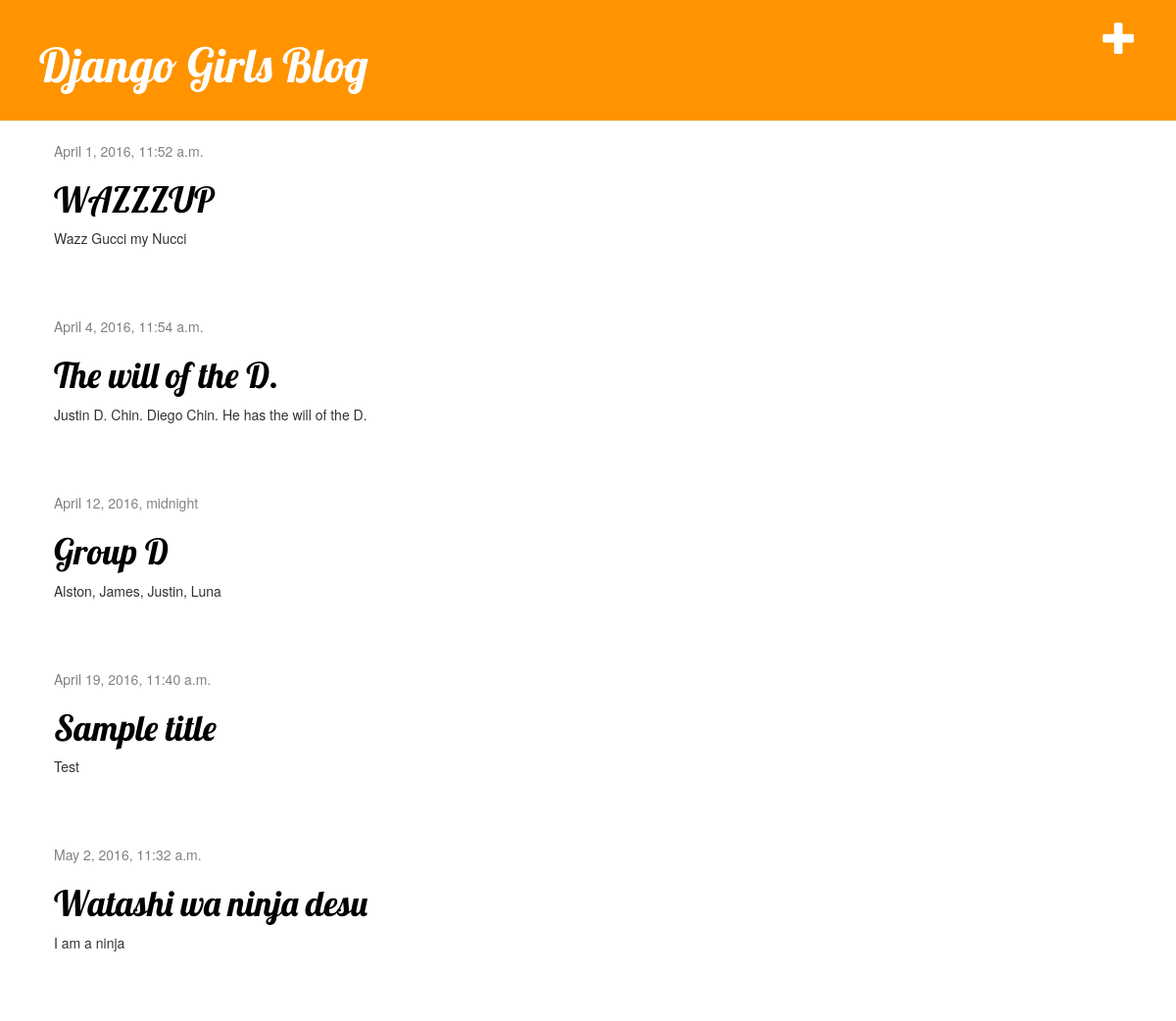
The app's page / (signed in) with its own data.
### blog/models.py (models this page shows, shortened)
class Post(models.Model):
    author = models.ForeignKey('auth.User')
    title = models.CharField(max_length=200)
    text = models.TextField()
    created_date = models.DateTimeField(
            default=timezone.now)
    published_date = models.DateTimeField(
            blank=True, null=True)

### blog/views.py (the view)
# urls.py: url(r'^$', views.post_list, name='post_list'),
def post_list(request):
    posts = Post.objects.filter(published_date__lte=timezone.now()).order_by('published_date')
    return render(request, 'blog/post_list.html', {'posts': posts})

### blog/templates/blog/post_list.html (shortened to what this page needs)
{% extends 'blog/base.html' %}
{% load staticfiles %}
					{% block content %}
						{% for post in posts %}
							<div class="post">
								<div class="date">
									{{ post.published_date }}
								</div>
								<h1><a href="{% url 'post_detail' pk=post.pk %}">{{ post.title }}</a></h1>
								<p>{{ post.text|linebreaks }}</p>
							</div>
						{% endfor %}
					{% endblock %}

### blog/static/css/blog.css (style rules this page uses)
h1, h2, h3, h4 { font-family: 'Lobster', cursive; }
.date { color: #828282; }
.post { margin-bottom: 70px; }
.post h1 a, .post h1 a:visited { color: #000000; }

### records on screen
Post: published_date "April 1, 2016, 11:52 a.m.", title "WAZZZUP", text "Wazz Gucci my Nucci"
Post: published_date "April 4, 2016, 11:54 a.m.", title "The will of the D.", text "Justin D. Chin. Diego Chin. He has the will of the D."
Post: published_date "April 12, 2016, midnight", title "Group D", text "Alston, James, Justin, Luna"
Post: published_date "April 19, 2016, 11:40 a.m.", title "Sample title", text "Test"
Post: published_date "May 2, 2016, 11:32 a.m.", title "Watashi wa ninja desu", text "I am a ninja"
